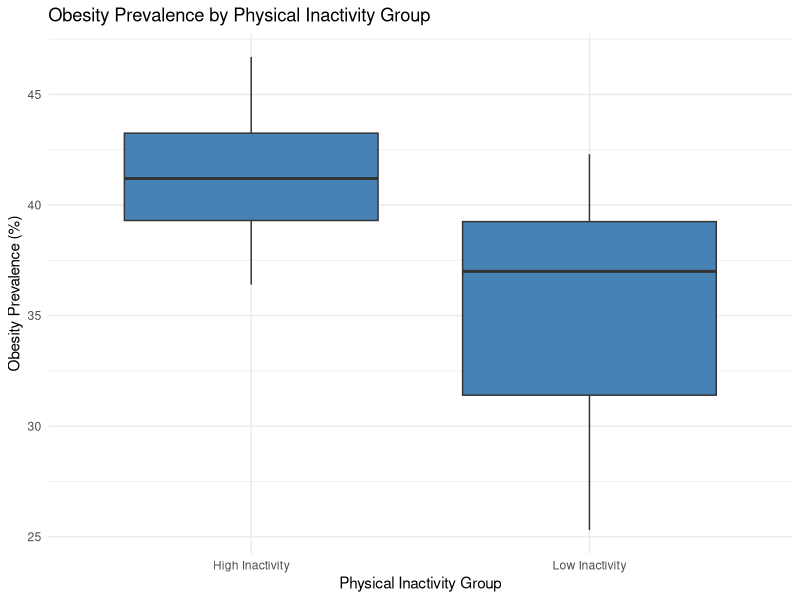
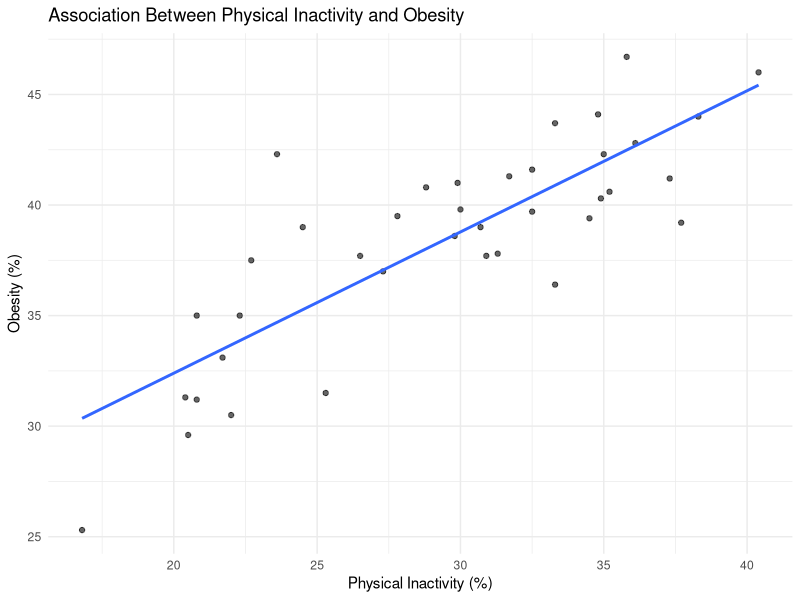
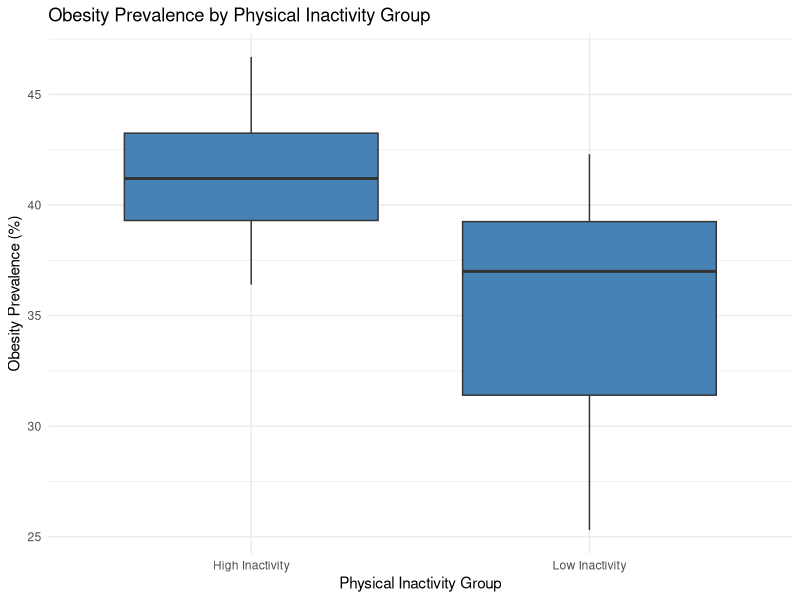
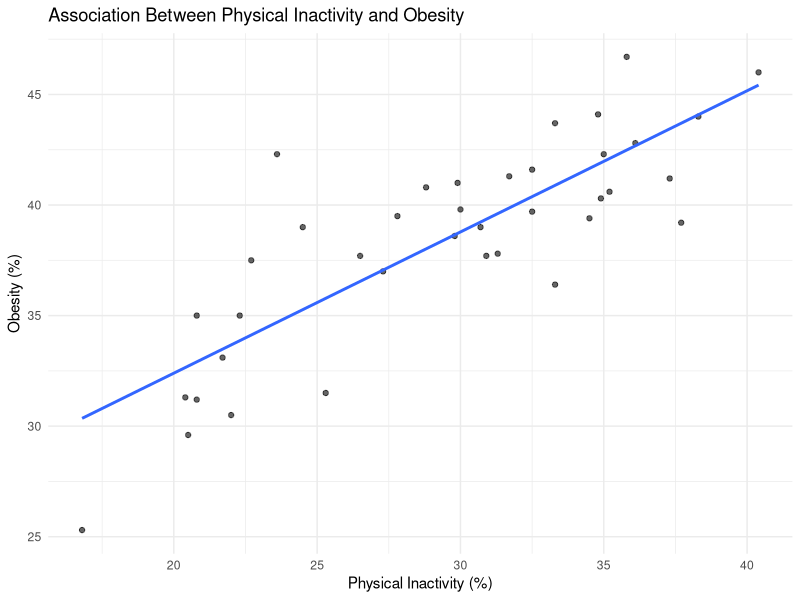

Write R code to recreate these figures, in order.
# =====================
# CP03 - Comparative Analysis
# =====================

# Packages
library(ggplot2)
library(dplyr)

# =====================
# Load data (USE RELATIVE PATH)
# =====================
places <- read.csv(
  "data/raw/PLACES_sample.csv",
  stringsAsFactors = FALSE
)

# Check structure
str(places)

# =====================
# Data Preparation
# =====================

# Filter for obesity and physical inactivity
data_filtered <- places %>%
  filter(Measure %in% c("Obesity among adults",
                        "No leisure-time physical activity among adults")) %>%
  select(StateAbbr, LocationName, Measure, Data_Value)

# Reshape to wide format
data_wide <- reshape(data_filtered,
                     idvar = c("StateAbbr", "LocationName"),
                     timevar = "Measure",
                     direction = "wide")

# Rename columns
colnames(data_wide) <- c("State", "County", "Obesity", "Inactivity")

# Remove missing values
data_clean <- na.omit(data_wide)

# Create categorical variable (median split)
median_inactivity <- median(data_clean$Inactivity, na.rm = TRUE)

data_clean <- data_clean %>%
  mutate(Inactivity_Group = ifelse(Inactivity > median_inactivity,
                                   "High Inactivity",
                                   "Low Inactivity"))

# =====================
# Summary Statistics
# =====================

summary_table <- data_clean %>%
  group_by(Inactivity_Group) %>%
  summarise(
    Mean_Obesity = mean(Obesity),
    SD_Obesity = sd(Obesity),
    Median_Obesity = median(Obesity),
    N = n()
  )

print(summary_table)

# =====================
# Boxplot
# =====================

ggplot(data_clean, aes(x = Inactivity_Group, y = Obesity)) +
  geom_boxplot(fill = "steelblue") +
  labs(
    title = "Obesity Prevalence by Physical Inactivity Group",
    x = "Physical Inactivity Group",
    y = "Obesity Prevalence (%)"
  ) +
  theme_minimal()

ggsave("output/cp03_boxplot.png", width = 6, height = 4)

# =====================
# Scatterplot
# =====================

ggplot(data_clean, aes(x = Inactivity, y = Obesity)) +
  geom_point(alpha = 0.6) +
  geom_smooth(method = "lm", se = FALSE) +
  labs(
    title = "Association Between Physical Inactivity and Obesity",
    x = "Physical Inactivity (%)",
    y = "Obesity (%)"
  ) +
  theme_minimal()

ggsave("output/cp03_scatterplot.png", width = 6, height = 4)
